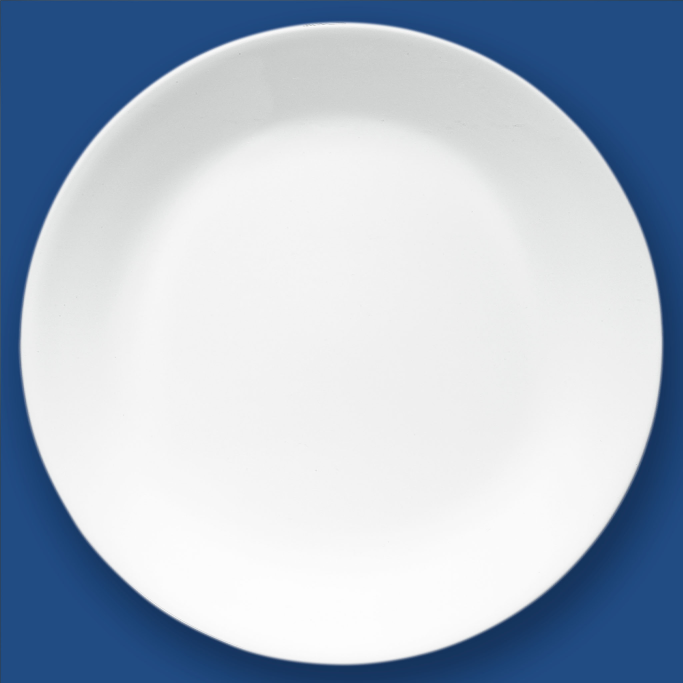
#> input picture assets/plate.jpeg, 2048 x 2048 px (shown at 1/3 size)
$ python plate_detection.py --image assets/plate.jpeg   (older library calls are emulated)
#> lines starting #> are read from the running program, lines starting #| are printed output that depends on the picture; after the words box and inside, x2 and y2 are one past the last pixel; in counts of white or black regions, pixels touching at a corner belong together
### contour_lib.py
# -*- coding: utf-8 -*-
"""
Created on Thu Aug 15 16:54:21 2019

@author: DEBAL
"""

import cv2
import numpy as np
import statistics

# [24 lines left out: function draw_contours, not called in this run]

def get_contours(input_img, min_contour_area=10.0, mode=cv2.RETR_CCOMP, method=cv2.CHAIN_APPROX_SIMPLE):

	contour, hier = cv2.findContours(input_img, mode, method)

	contour_info = []
	num_nonzeroarea_cnts = 0
	num_zeroarea_cnts = 0
	for c in contour:
		if (cv2.contourArea(c) >= min_contour_area):
			num_nonzeroarea_cnts += 1
			contour_info.append((
				c,
				cv2.isContourConvex(c),
				cv2.contourArea(c),
			))
		else:
			num_zeroarea_cnts += 1

	contour_info = sorted(contour_info, key=lambda c: c[2], reverse=True)
	return contour_info

# [180 lines left out: functions auto_canny, draw_lines, draw_circles, detect_lines, detect_circles, get_image_mask, not called in this run]

### plate_detection.py
# Harvey Villanueva
# 4/6/22

'''
Used to extract plate images from a picture.
Inspired by
https://towardsdatascience.com/extracting-regions-of-interest-from-images-dacfd05a41ba
'''

# USAGE (command prompt)
# python plate_detection.py --image assets/image.jpeg

# imports
import argparse
import cv2
from cv2 import findContours
import numpy as np
import contour_lib # library of common functions for countour segmentation

# constants
RESIZE_IMAGE = True
MIN_CONTOUR_AREA = 7700
DEBUG = False

# passing the image in through cmd prompt
ap = argparse.ArgumentParser()
ap.add_argument("-i", "--image", type=str, required=True,
    help="path to input image")
args = vars(ap.parse_args())
filename = args["image"]
# img = cv2.imread('assets/plate.jpeg', 0) # initially converting to grayscale

cv2.destroyAllWindows()
img = cv2.imread(filename)
#> img is the input picture: shape (2048, 2048, 3); mean B, G, R 202.7, 186.9, 174.2
(H, W) = img.shape[:2]
#> H = 2048; W = 2048
print('Image Shape', (H, W))
#| Image Shape (2048, 2048)

# resizing the image, for ease of looking at
if RESIZE_IMAGE:
    img = cv2.resize(img, (0, 0), fx = 0.25, fy = 0.25)
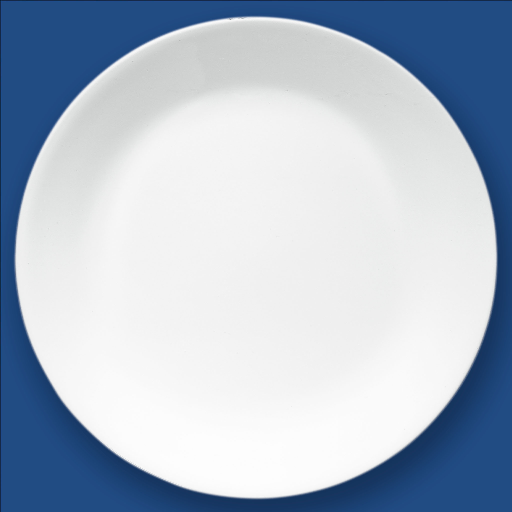
#> img: shape (512, 512, 3); mean B, G, R 202.6, 186.8, 174.2
    (H, W) = img.shape[:2]
#> H = 512; W = 512
    print('New Image Shape', img.shape)
#| New Image Shape (512, 512, 3)
clone = img.copy()

img_centre_x = W//2
#> img_centre_x = 256
img_centre_y = H//2
#> img_centre_y = 256
print("Image centre = ({},{})".format(img_centre_x, img_centre_y))
#| Image centre = (256,256)

# original
cv2.imshow("Original", img)

# grayscale image
if len(img.shape) == 3:
    gray = cv2.cvtColor(img, cv2.COLOR_BGR2GRAY)
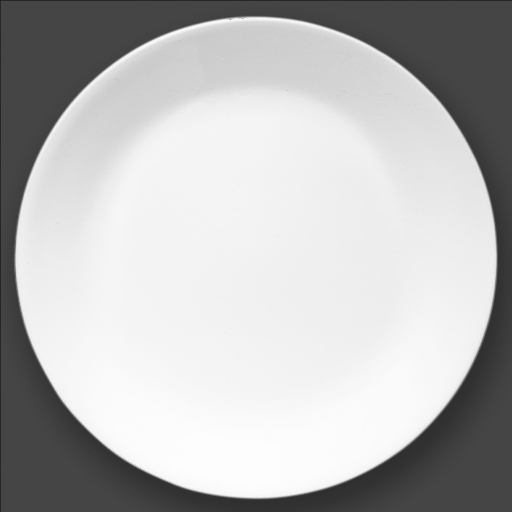
#> gray: shape (512, 512); min 26, max 253, mean 184.7
cv2.imshow("Grayscale", gray)

# gaussian blur
ksize = 7 # represents the size of the kernel
blur = cv2.GaussianBlur(gray, (ksize, ksize), 0)
blur = cv2.medianBlur(gray, ksize) # remove salt and pepper noise
cv2.imshow("Blurred", blur)

# canny edge detection
lower = 60 # represents lower tail threshold for hysteresis procedure
higher = 120 # represents lower tail threshold for hysteresis procedure
canny = cv2.Canny(blur, lower, higher)
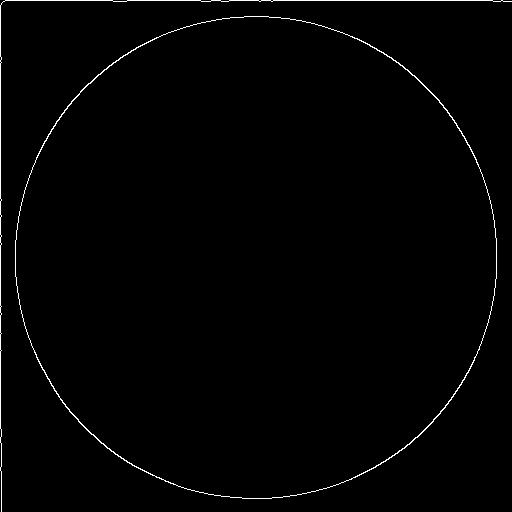
#> canny: shape (512, 512); 1.1% white in thin lines or dots
cv2.imshow("Canny", canny)

# dilate and erode over multiple iterations
'''
dilateSize = 3
kernel = cv2.getStructuringElement(cv2.MORPH_ELLIPSE, (dilateSize, dilateSize))
canny_morphed = cv2.dilate(canny, kernel, iterations=5)
canny_morphed = cv2.erode(canny, kernel, iterations=5)
cv2.imshow("Canny Morphed", canny_morphed)
'''

# extract contours
contours_list = contour_lib.get_contours(canny, min_contour_area=0)
#> in get_contours, `contour, hier = cv2.findContours(input_img, mode, method)`: contour = 3 contours, 1 with area under 20; largest, box (x1, y1, x2, y2) and area: (15, 16, 497, 499) 182476, (15, 16, 497, 499) 182070
#> the loop in get_contours, `for c in contour:` made 3 passes
#> after the loop in get_contours, `for c in contour:`: contour_info = 3 items; num_nonzeroarea_cnts = 3; num_zeroarea_cnts = 0
#> contours_list = 3 items
print("Number of contours = " + str(len(contours_list)))
#| Number of contours = 3

#print(contours_list)

# black background with contours on top
blackbg = np.zeros(clone.shape)
for c in contours_list:
  cv2.drawContours(blackbg, c[0], 0, (0,255,0), cv2.FILLED)
  cv2.imshow("Filled Contours with Black Background", blackbg)
#> this loop made 3 passes

'''
# black background with mask
mask = blackbg[:, :, 0].astype("uint8")
roi_black = cv2.bitwise_and(clone, clone, mask=mask)
cv2.imshow("ROI with Black Background", roi_black)
'''

# basically the opposites --> white background

'''
# white background with contours on top
whitebg = np.ones(clone.shape)
for c in contours_list:
  cv2.drawContours(whitebg, c[0], 0, (0,0,0), cv2.FILLED)
  cv2.imshow("Filled Contours with White Background", whitebg)
'''

'''
# white background with mask
mask = whitebg[:,:,0].astype("uint8")
white_roi = cv2.add(roi_black, whitebg.astype("uint8"))
cv2.imshow("ROI with White Background", white_roi)
'''

cv2.waitKey(0)
cv2.destroyAllWindows()
